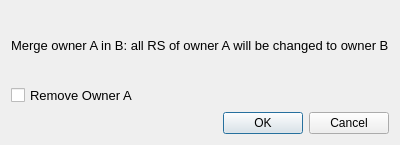
<?xml version="1.0" encoding="UTF-8"?>
<ui version="4.0">
 <class>MergeOwnersDialog</class>
 <widget class="QDialog" name="MergeOwnersDialog">
  <property name="geometry">
   <rect>
    <x>0</x>
    <y>0</y>
    <width>400</width>
    <height>145</height>
   </rect>
  </property>
  <property name="minimumSize">
   <size>
    <width>400</width>
    <height>145</height>
   </size>
  </property>
  <property name="windowTitle">
   <string>Merge Owners</string>
  </property>
  <layout class="QVBoxLayout" name="verticalLayout">
   <item>
    <widget class="QLabel" name="descriptionLabel">
     <property name="font">
      <font>
       <pointsize>10</pointsize>
      </font>
     </property>
     <property name="text">
      <string>Merge owner A in B: all RS of owner A will be changed to owner B</string>
     </property>
    </widget>
   </item>
   <item>
    <widget class="QCheckBox" name="removeSourceCheckBox">
     <property name="font">
      <font>
       <pointsize>10</pointsize>
      </font>
     </property>
     <property name="text">
      <string>Remove Owner A</string>
     </property>
    </widget>
   </item>
   <item>
    <widget class="QDialogButtonBox" name="buttonBox">
     <property name="orientation">
      <enum>Qt::Horizontal</enum>
     </property>
     <property name="standardButtons">
      <set>QDialogButtonBox::Cancel|QDialogButtonBox::Ok</set>
     </property>
    </widget>
   </item>
  </layout>
 </widget>
 <resources/>
 <connections>
  <connection>
   <sender>buttonBox</sender>
   <signal>accepted()</signal>
   <receiver>MergeOwnersDialog</receiver>
   <slot>accept()</slot>
   <hints>
    <hint type="sourcelabel">
     <x>248</x>
     <y>254</y>
    </hint>
    <hint type="destinationlabel">
     <x>157</x>
     <y>274</y>
    </hint>
   </hints>
  </connection>
  <connection>
   <sender>buttonBox</sender>
   <signal>rejected()</signal>
   <receiver>MergeOwnersDialog</receiver>
   <slot>reject()</slot>
   <hints>
    <hint type="sourcelabel">
     <x>316</x>
     <y>260</y>
    </hint>
    <hint type="destinationlabel">
     <x>286</x>
     <y>274</y>
    </hint>
   </hints>
  </connection>
 </connections>
</ui>
